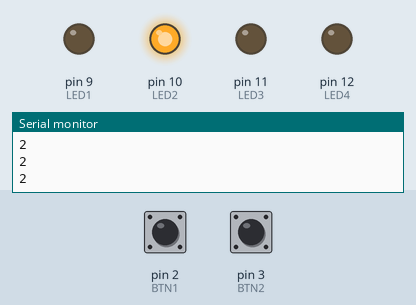
Recording of a sketch running on a simulated Arduino Uno, built with avr-gcc and run on an emulated ATmega328P. Parts: output pins drawn as LEDs (lit = HIGH), the last lines printed to the serial monitor. The inputs (shaded band) are chosen by the test bench; at power-on: pin 2 (BTN1) HIGH, pin 3 (BTN2) HIGH.

Above: at 1.2 s.
1.3 s: pin 2 (BTN1) pulled LOW for 0.25 s
At 1.6 s:
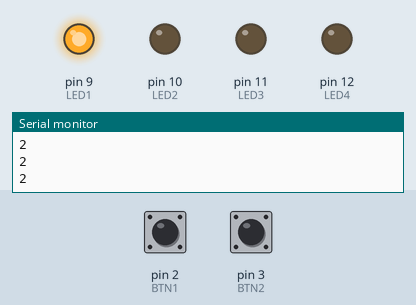
4.3 s: pin 3 (BTN2) pulled LOW for 1 s
At 5.0 s:
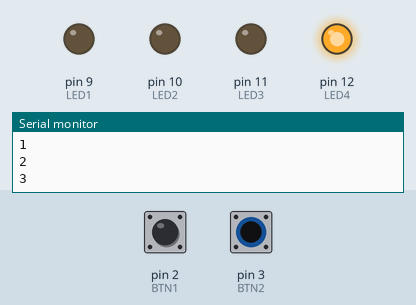
7.3 s: pin 2 (BTN1) pulled LOW for 1 s
At 7.5 s:
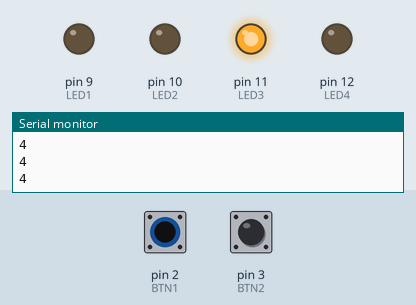
10.3 s: pin 3 (BTN2) pulled LOW for 0.25 s
At 10.6 s:
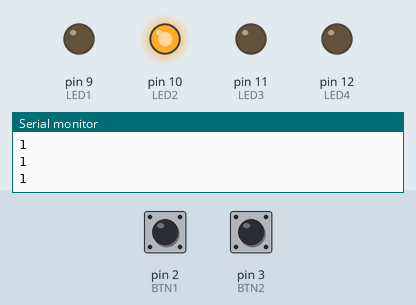
Timing chart, 0 to 13.3 s (numbered marks = the images above; inputs shaded):
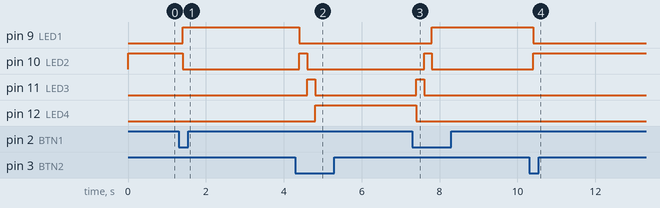

Measured:
- after the input at 1.3 s, pin 9 (LED1): LOW → HIGH after 0.10 s; pin 10 (LED2): HIGH → LOW after 0.10 s
- after the input at 4.3 s, pin 9 (LED1): HIGH → LOW after 0.10 s; pin 10 (LED2): LOW → HIGH after 0.10 s, → LOW 0.20 s later; pin 11 (LED3): LOW → HIGH after 0.30 s, → LOW 0.20 s later; pin 12 (LED4): LOW → HIGH after 0.50 s
- after the input at 7.3 s, pin 9 (LED1): LOW → HIGH after 0.50 s; pin 10 (LED2): LOW → HIGH after 0.30 s, → LOW 0.20 s later; pin 11 (LED3): LOW → HIGH after 0.10 s, → LOW 0.20 s later; pin 12 (LED4): HIGH → LOW after 0.10 s
- after the input at 10.3 s, pin 9 (LED1): HIGH → LOW after 0.11 s; pin 10 (LED2): LOW → HIGH after 0.11 s

The sketch:

ElecMB_Exercise3.ino
```cpp
//========== Electronics MB Class Exercise 3 ==========

//Purpose: LED moves according to two button input
//Date: November 4, 2017


//--- Constant definitions ---
#define LED1 9
#define LED2 10
#define LED3 11
#define LED4 12
#define BTN1 2
#define BTN2 3


//---------- Setup routine to run once ----------

void setup()
{
  //Set up pins to use
  pinMode(LED1,OUTPUT);
  pinMode(LED2,OUTPUT);
  pinMode(LED3,OUTPUT);
  pinMode(LED4,OUTPUT);
  pinMode(BTN1,INPUT_PULLUP);
  pinMode(BTN2,INPUT_PULLUP);

  //Serial communication with computer over USB
  Serial.begin(115200);
  Serial.println("Hello");
}


//--- Global variable ---
int position = 2;


//---------- Loop routine that runs repeatedly ----------

void loop()
{
  //Check button 1
  if(digitalRead(BTN1)==LOW)
  {
    //If pressed, decrement counter variable and limit
    position = position - 1;
    if(position<1) position = 1;
  }

  //Check button 2
  if(digitalRead(BTN2)==LOW)
  {
    //If pressed, increment counter variable and limit
    position = position + 1;
    if(position>4) position = 4;
  }

  //Turn on one LED according to counter variable
  if(position==1) digitalWrite(LED1,HIGH);
  if(position==2) digitalWrite(LED2,HIGH);
  if(position==3) digitalWrite(LED3,HIGH);
  if(position==4) digitalWrite(LED4,HIGH);
  delay(200);

  //Send position variable value to print on computer Serial Monitor
  Serial.println(position);

  //Turn off all LEDs for an instant (no delay)
  digitalWrite(LED1,LOW);
  digitalWrite(LED2,LOW);
  digitalWrite(LED3,LOW);
  digitalWrite(LED4,LOW);
}
```
